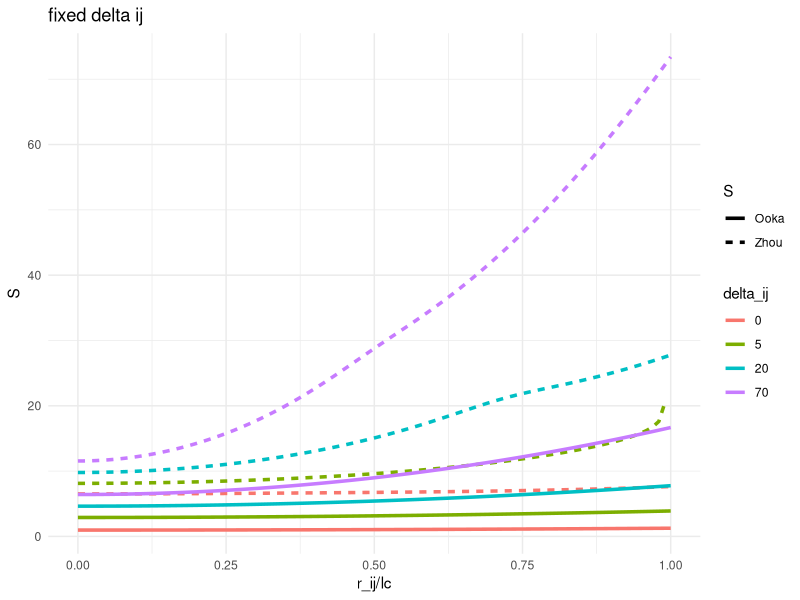
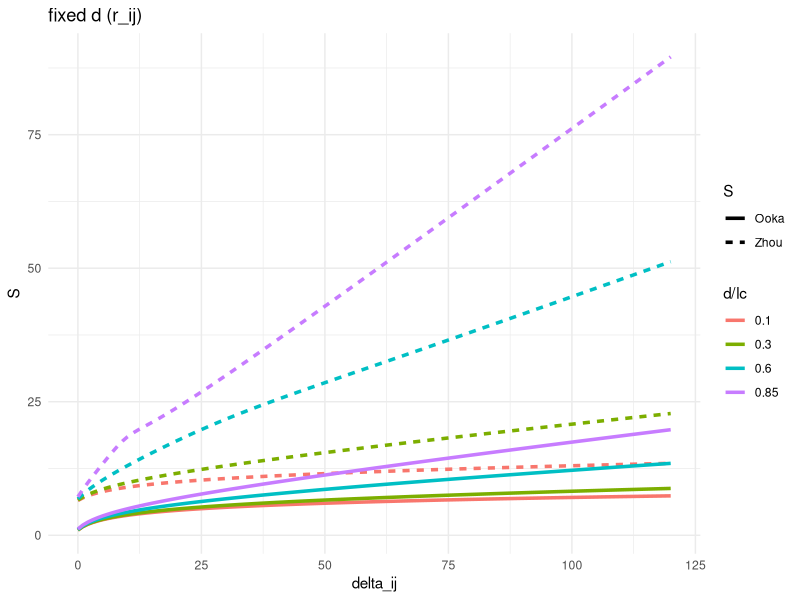

Write R code to recreate these figures, in order.
library(ggplot2)
library(dplyr)
library(tidyr)

# Parámetros
lp <- 3.04  # Longitud de persistencia en Amstrongs

# Ooka
calc_S1 <- function(d, delta_ji) {
  lc <- (delta_ji+2) * 3.8
  d <- d*lc
  S <- 1.5 * log(delta_ji + 2) + 1.5 * (d^2 - 3.8^2) / (lc * 2 * 20)
  return(S)
}

# Zhou
calc_S2 <- function(d, delta_ji) {
  lc <- (delta_ji+2) * 3.8
  d <- d*lc
  w <- (5.0 * lp / (4.0 * lc)) - (2.0 * d^2 / lc^2) +
    (33.0 * d^4 / (80.0 * lp * lc^3)) + 
    (79.0 * lp^2 / (160.0 * lc^2)) + 
    (329.0 * d^2 * lp / (120.0 * lc^3)) - 
    (6799.0 * d^4 / (1600.0 * lc^4)) + 
    (3441.0 * d^6 / (2800.0 * lp * lc^5)) - 
    (1089.0 * d^8 / (12800.0 * lp^2 * lc^6)) - 1 # -1 is for avoiding NaN's, but it doesn't change the form of the functions
  S <-  1.5 * log(4 * pi * lp * lc / 3) + 3 * d^2 / (4 * lp * lc) - log(1 - w)
  return(S)
}

# Valores de delta_ji y rango de d
delta_ji <- c(0,5,20,70)
d <- seq(0, 1, 0.01)

# Calcular S1 y S2 para cada combinación de d y delta_ji
data <- expand.grid(d = d, delta_ji = delta_ji) %>%
  mutate(Ooka = mapply(calc_S1, d, delta_ji),
         Zhou = mapply(calc_S2, d, delta_ji))

# Convertir los datos a formato largo usando gather
data_long <- data %>%
  gather(key = "S_type", value = "S_value", Ooka, Zhou)

ggplot(data_long, aes(x = d, y = S_value, color = factor(delta_ji), linetype = S_type)) +
  geom_line(size = 1.2) + 
  labs(title = "fixed delta ij", 
       x = "r_ij/lc", 
       y = "S", 
       color = "delta_ij", 
       linetype = "S") +
  theme_minimal()

############################ FIXED DISTANCE

d <- c(0.1, 0.3 , 0.6,0.85)
delta_ji <- seq(0,120,1)

data2 <- expand.grid(d = d, delta_ji = delta_ji) %>%
  mutate(Ooka = mapply(calc_S1, d, delta_ji),
         Zhou = mapply(calc_S2, d, delta_ji))

data_long2 <- data2 %>%
  gather(key = "S_type", value = "S_value", Ooka, Zhou)

ggplot(data_long2, aes(x = delta_ji, y = S_value, color = factor(d), linetype = S_type)) +
  geom_line(size = 1.2) + 
  labs(title = "fixed d (r_ij)", 
       x = "delta_ij", 
       y = "S", 
       color = "d/lc", 
       linetype = "S") +
  theme_minimal()

